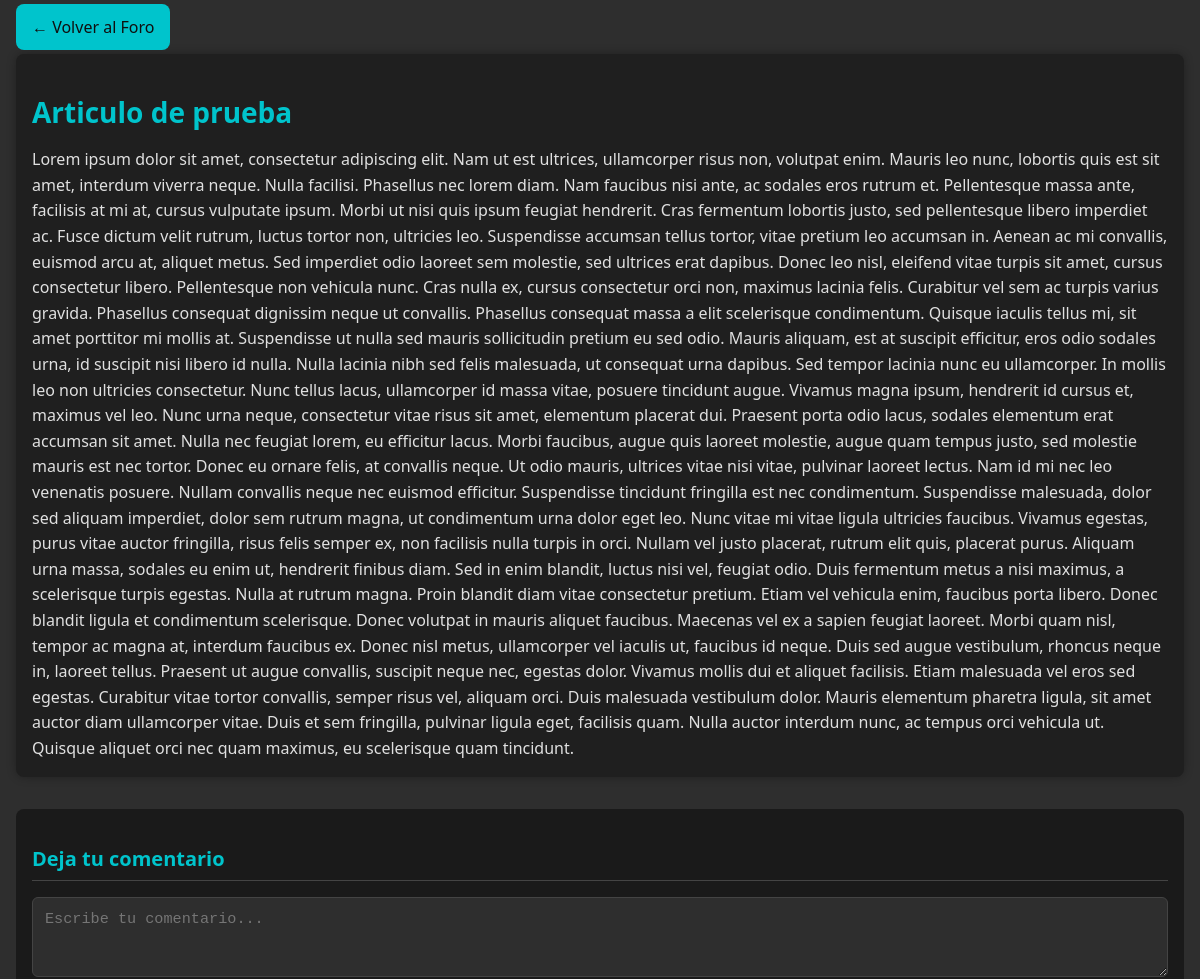
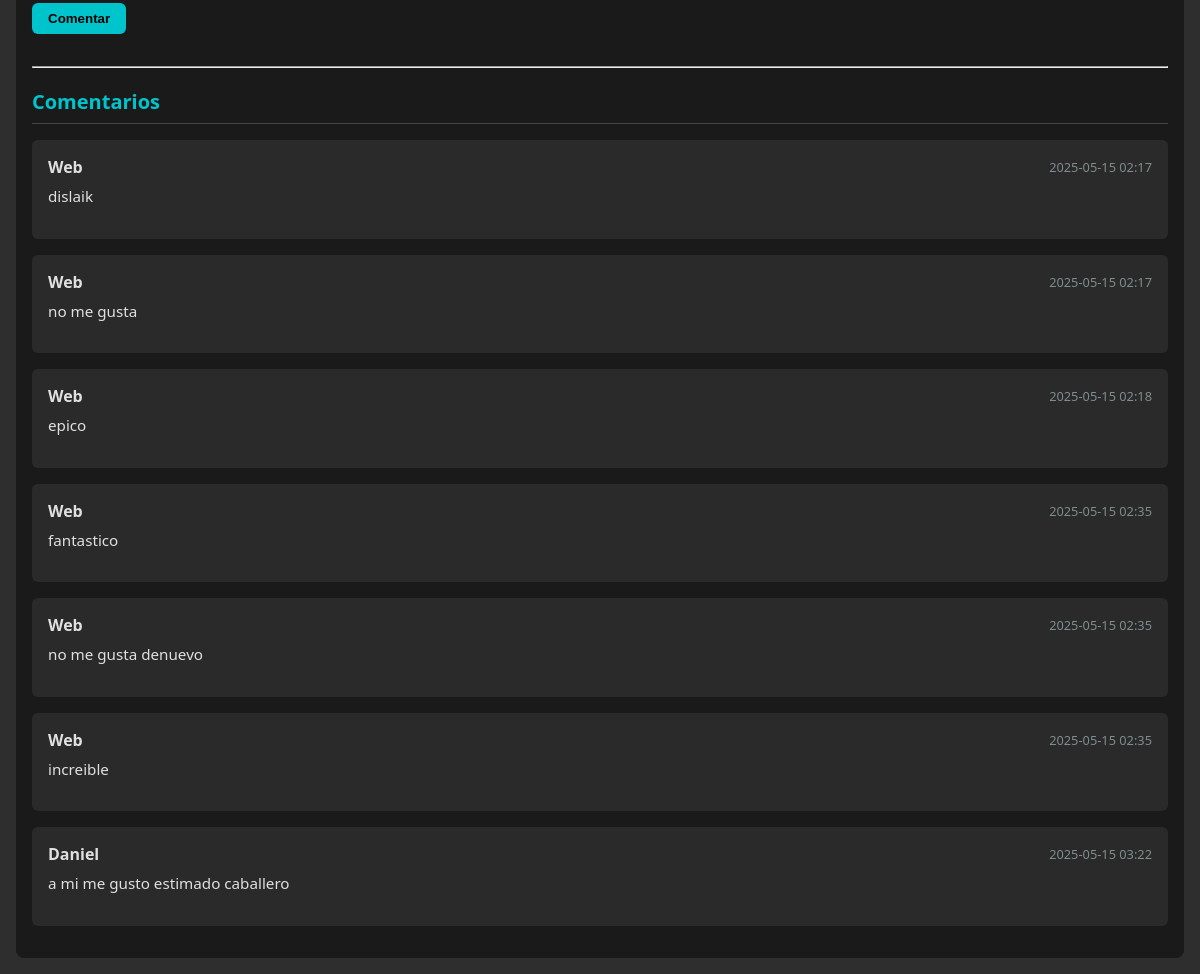
Before: /publicaciones/1 with the older database file (2 pictures, top to bottom).
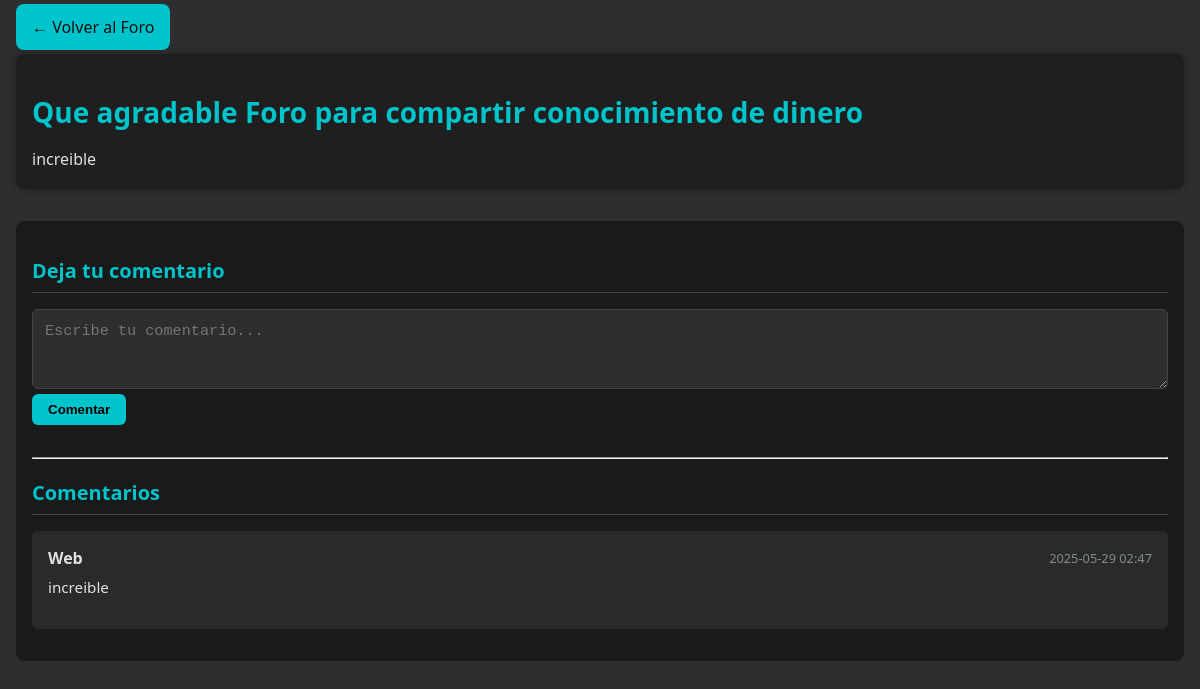
After: the same page with the newer database file.
### modelos/publicacion.py (models this page shows, shortened)
class Publicacion(db.Model):
    __tablename__ = 'publicaciones'
    id = Column(Integer, primary_key=True)
    titulo = Column(String(200), nullable=False)
    contenido = Column(Text, nullable=False)
    fecha_creacion = Column(DateTime, default=datetime.utcnow)
    usuario_id = Column(Integer, ForeignKey('usuarios.id', ondelete='CASCADE'))
    usuario = relationship("Usuario", back_populates="publicaciones")
    comentarios = relationship("Comentario", back_populates="publicacion", cascade="all, delete-orphan")
    suscripciones = relationship("Suscripcion", back_populates="publicacion", cascade="all, delete-orphan")

### modelos/comentario.py (models this page shows, shortened)
class Comentario(db.Model):
    __tablename__ = 'comentarios'
    id = Column(Integer, primary_key=True)
    contenido = Column(Text, nullable=False)
    fecha_creacion = Column(DateTime, default=datetime.utcnow)
    usuario_id = Column(Integer, ForeignKey('usuarios.id', ondelete='CASCADE'))
    publicacion_id = Column(Integer, ForeignKey('publicaciones.id', ondelete='CASCADE'))
    usuario = relationship("Usuario", back_populates="comentarios")
    publicacion = relationship("Publicacion", back_populates="comentarios")

### modelos/usuario.py (models this page shows, shortened)
class Usuario(db.Model):
    __tablename__ = 'usuarios'
    id = db.Column(db.Integer, primary_key=True)
    nombre = db.Column(db.String(100), nullable=False)
    activo = db.Column(db.Boolean, default=True)
    correo = db.Column(db.String(100), unique=True, nullable=False)
    contrasena = db.Column(db.String(255), nullable=False)
    cuentas_bancarias = relationship("CuentaBancaria", back_populates="usuario", passive_deletes=True)
    comentarios = relationship("Comentario", back_populates="usuario", passive_deletes=True)
    notificaciones = relationship("Notificacion", back_populates="usuario", passive_deletes=True)
    publicaciones = relationship("Publicacion", back_populates="usuario", passive_deletes=True)
    suscripciones = relationship("Suscripcion", back_populates="usuario", cascade="all, delete-orphan")
    siguiendo = relationship("SuscripcionAutor", foreign_keys="[SuscripcionAutor.subscriber_id]", back_populates="suscriptor", cascade="all, delete-orphan")
    seguidores = relationship("SuscripcionAutor", foreign_keys="[SuscripcionAutor.autor_id]", back_populates="autor", cascade="all, delete-orphan")

### rutas/publicacion_rutas.py (the view)
@publicacion_rutas.route('/<int:publicacion_id>', methods=['GET'])
def ver_publicacion(publicacion_id):
    publicacion = current_app.comunidad_facade.obtener_publicacion(publicacion_id)
    return render_template('publicacion_detalle.html', publicacion=publicacion)

### servicios/FinanzasFacade.py (called while the page is built)
    def obtener_publicacion(self, publicacion_id: int):
        return self.publicacion_servicio.obtener_publicacion_o_404(publicacion_id)

### servicios/base_datos.py (called while the page is built)
    def obtener_por_id(self, modelo, id_):
        return self.session.query(modelo).get(id_)

### servicios/publicacion_servicio.py (called while the page is built)
    def obtener_publicacion_o_404(self, publicacion_id: int):
        publicacion = self.repositorio.obtener_por_id(Publicacion, publicacion_id)
        if not publicacion:
            abort(404, description="Publicación no encontrada")
        return publicacion

### templates/publicacion_detalle.html (shortened to what this page needs)
<!DOCTYPE html>
<html lang="en">
<head>
  <link rel="stylesheet" href="{{ url_for('static', filename='css/comentario.css') }}">
</head>
<body>
  <div class="page-content">
    <p><a href="{{ url_for('publicacion_rutas.foro') }}" class="btn btn-sm btn-primary">
      ← Volver al Foro
    </a></p>
    <article>
      <h1>
        <a href="{{ url_for('publicacion_rutas.ver_publicacion', publicacion_id=publicacion.id) }}">
          {{ publicacion.titulo }}
        </a>
      </h1>
      <div class="mt-4">
        {{ publicacion.contenido }}
      </div>
    </article>
    <section id="comments" class="comments-section">
      <h3>Deja tu comentario</h3>
      <form class="comment-form"
            action="{{ url_for('publicacion_rutas.crear_comentario', publicacion_id=publicacion.id) }}"
            method="post">
        <div class="form-group">
          <textarea name="contenido"
                    rows="3"
                    placeholder="Escribe tu comentario..."
                    required>{{ request.form.contenido or '' }}</textarea>
        </div>
        <button type="submit">Comentar</button>
      </form>
      <hr>
      <h3>Comentarios</h3>
      <div class="comments-list">
        {% if publicacion.comentarios %}
          {% for c in publicacion.comentarios %}
            <div class="comment">
              <div class="comment-header">
                <h5>{{ c.usuario.nombre }}</h5>
                <small>{{ c.fecha_creacion.strftime('%Y-%m-%d %H:%M') }}</small>
              </div>
              <div class="comment-body">
                <p>{{ c.contenido }}</p>
              </div>
            </div>
          {% endfor %}
        {% else %}
          <p>No hay comentarios aún. ¡Sé el primero!</p>
        {% endif %}
      </div>
    </section>
  </div>
</body>
</html>

### static/css/comentario.css (style rules this page uses)
body { background-color: #2e2e2e; color: #e0e0e0; font-family: 'Segoe UI', Tahoma, Geneva, Verdana, sans-serif; margin: 0; padding: 0; }
.page-content { max-width: 1200px; margin: 2rem auto; padding: 0 1rem; }
article { background-color: #1f1f1f; padding: 1.5rem; border-radius: 8px; box-shadow: 0 0 10px rgba(0,0,0,0.3); margin-bottom: 2rem; }
article h1 { margin-bottom: 1rem; font-size: 1.75rem; }
article h1 a { color: #00c4cc; text-decoration: none; }
article .mt-4 { margin-top: 1rem; line-height: 1.6; }
.btn-primary { background-color: #00c4cc; color: #0f0f0f; border: none; padding: 0.75rem 1rem; border-radius: 8px; cursor: pointer; margin-bottom: 2.5rem; transition: background 0.3s; text-decoration: none; }
.comments-section { background-color: #1a1a1a; padding: 1.5rem; border-radius: 8px; }
.comments-section h3 { color: #00c4cc; margin-bottom: 1rem; font-size: 1.25rem; border-bottom: 1px solid #444; padding-bottom: 0.5rem; }
.comment-form { margin-bottom: 2rem; }
.comment-form .form-group textarea { box-sizing: border-box; width: 100%; max-width: 100%; background-color: #2e2e2e; border: 1px solid #444; border-radius: 6px; color: #e0e0e0; padding: 0.75rem; font-size: 0.95rem; resize: vertical; }
.comment-form button { background-color: #00c4cc; color: black; border: none; padding: 0.5rem 1rem; border-radius: 6px; font-weight: bold; cursor: pointer; }
.comments-list { margin-top: 1rem; }
.comment { background-color: #2a2a2a; padding: 1rem; border-radius: 6px; margin-bottom: 1rem; }
.comment-header { display: flex; justify-content: space-between; align-items: center; }
.comment-header h5 { font-size: 1rem; margin: 0; color: #e0e0e0; }
.comment-header small { color: #7f8c8d; font-size: 0.8rem; }
.comment-body p { margin-top: 0.5rem; font-size: 0.95rem; line-height: 1.4; }
@media (max-width: 1200px) { .page-content { margin: 1rem; padding: 0; } }
@media (max-width: 1200px) { article, .comments-section { padding: 1rem; } }

Changed rows visible on the page:
removed Comentario: usuario.nombre "Web", fecha_creacion "2025-05-15 02:17", contenido "no me gusta"
removed Comentario: usuario.nombre "Web", fecha_creacion "2025-05-15 02:18", contenido "epico"
removed Comentario: usuario.nombre "Web", fecha_creacion "2025-05-15 02:35", contenido "fantastico"
removed Comentario: usuario.nombre "Web", fecha_creacion "2025-05-15 02:35", contenido "no me gusta denuevo"
removed Comentario: usuario.nombre "Web", fecha_creacion "2025-05-15 02:35", contenido "increible"
removed Comentario: usuario.nombre "Daniel", fecha_creacion "2025-05-15 03:22", contenido "a mi me gusto estimado caballero"
changed Publicacion: titulo "Articulo de prueba" → "Que agradable Foro para compartir conocimiento de dinero"; contenido "Lorem ipsum dolor sit amet, consectetur adipiscing elit. Nam ut est ultrices, ullamcorper risus non, volutpat enim. Mauris leo nunc, lobortis quis est sit amet, interdum viverra neque. Nulla facilisi. Phasellus nec lorem diam. Nam faucibus nisi ante, ac sodales eros rutrum et. Pellentesque massa ante, facilisis at mi at, cursus vulputate ipsum. Morbi ut nisi quis ipsum feugiat hendrerit. Cras fermentum lobortis justo, sed pellentesque libero imperdiet ac. Fusce dictum velit rutrum, luctus tortor non, ultricies leo. Suspendisse accumsan tellus tortor, vitae pretium leo accumsan in. Aenean ac mi convallis, euismod arcu at, aliquet metus. Sed imperdiet odio laoreet sem molestie, sed ultrices…" → "increible"
changed Comentario "Web": fecha_creacion "2025-05-15 02:17" → "2025-05-29 02:47"; contenido "dislaik" → "increible"
